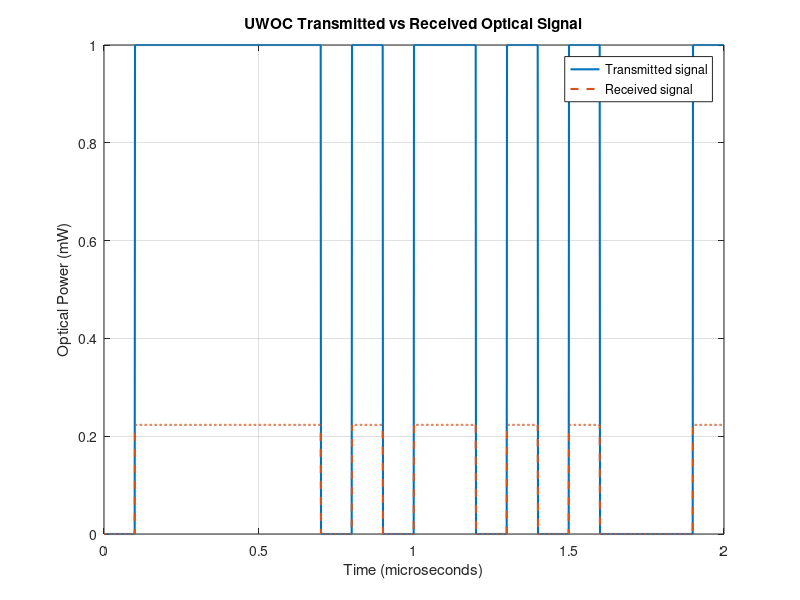
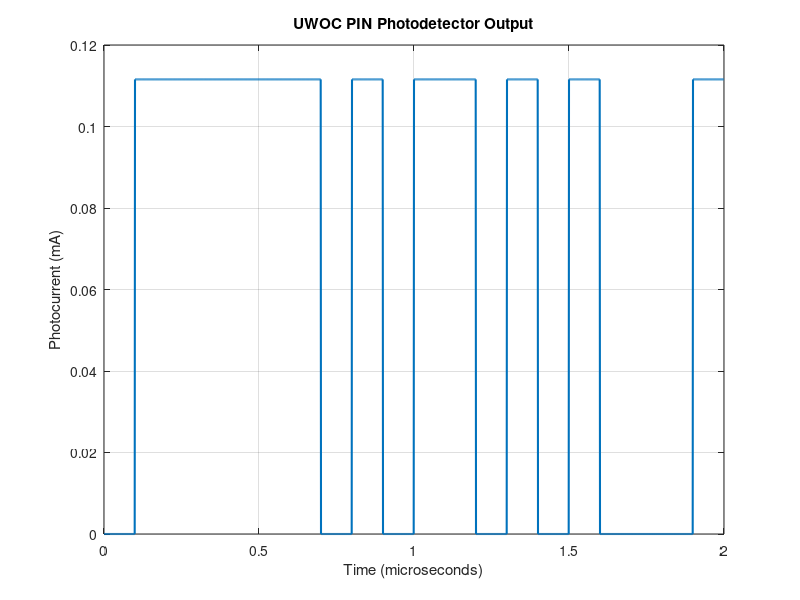
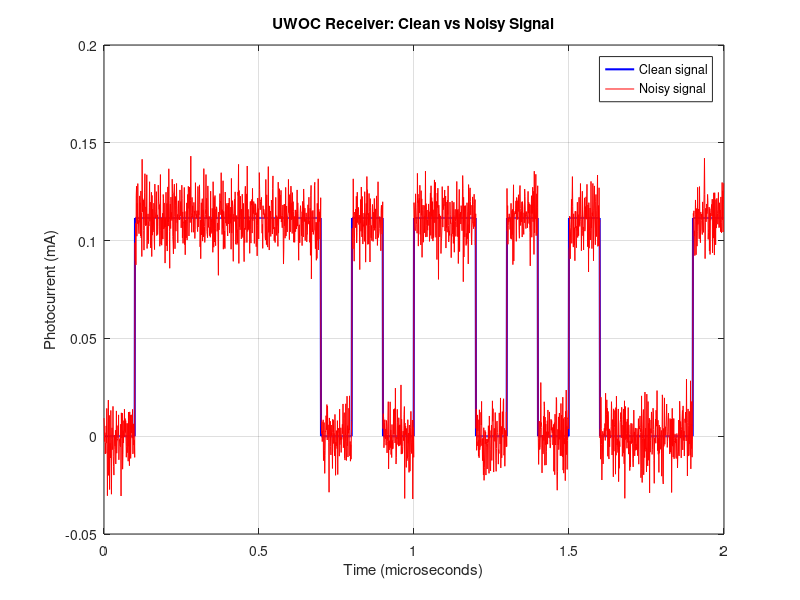

MATLAB code for these plots, in order:

clc;
clear;
close all;

% STEP 1: Generate binary data
N = 20;
bits = randi([0 1], 1, N);

disp('Transmitted binary data:');
disp(bits);

% STEP 2: Create OOK optical power signal
Rb = 10e6;
Tb = 1/Rb;
samplesPerBit = 100;

P1 = 1e-3;    % Optical power for bit 1: 1 mW
P0 = 0;       % Optical power for bit 0: 0 mW

opticalPower = repelem( ...
    P0 + (P1-P0)*bits, samplesPerBit);

time = (0:length(opticalPower)-1) ...
    * Tb/samplesPerBit;

% STEP 3: Underwater channel parameters
distance = 5;              % Distance in metres
c = 0.30;                   % Attenuation coefficient (1/m)

% Calculate water attenuation
loss_dB = 4.343*c*distance;

% Calculate received optical power
receivedPower = opticalPower * 10^(-loss_dB/10);

% STEP 4: Plot transmitted and received signals
figure;

plot(time*1e6, opticalPower*1e3, ...
    'LineWidth', 1.5);
hold on;

plot(time*1e6, receivedPower*1e3, ...
    '--', 'LineWidth', 1.5);

xlabel('Time (microseconds)');
ylabel('Optical Power (mW)');
title('UWOC Transmitted vs Received Optical Signal');

legend('Transmitted signal', 'Received signal');
grid on;
hold off;

% Display results
fprintf('Distance: %.1f m\n', distance);
fprintf('Attenuation coefficient: %.2f 1/m\n', c);
fprintf('Water attenuation: %.3f dB\n', loss_dB);
fprintf('Received ON power: %.4f mW\n', P1*10^(-loss_dB/10)*1e3);


% STEP 4: PIN photodetector model

responsivity = 0.5;  % Responsivity in A/W

% Convert received optical power to electrical current
photocurrent = responsivity * receivedPower;

% Display received current for an ON bit
received_on_power = P1 * 10^(-loss_dB/10);
received_on_current = responsivity * received_on_power;

fprintf('Photodetector responsivity: %.2f A/W\n', responsivity);
fprintf('Received ON current: %.6f mA\n', received_on_current*1e3);

% Plot photodetector output
figure;
plot(time*1e6, photocurrent*1e3, 'LineWidth', 1.5);

xlabel('Time (microseconds)');
ylabel('Photocurrent (mA)');
title('UWOC PIN Photodetector Output');
grid on;


% STEP 5: Add receiver noise

noiseStd = 1e-5;  % Illustrative noise standard deviation in amperes

noise = noiseStd * randn(size(photocurrent));

noisyCurrent = photocurrent + noise;

% Plot clean and noisy photocurrent
figure;

plot(time*1e6, photocurrent*1e3, 'b', ...
    'LineWidth', 1.5);
hold on;

plot(time*1e6, noisyCurrent*1e3, 'r');

xlabel('Time (microseconds)');
ylabel('Photocurrent (mA)');
title('UWOC Receiver: Clean vs Noisy Signal');

legend('Clean signal', 'Noisy signal');
grid on;
hold off;


% STEP 6: Detect received bits and calculate BER

% Sample at the middle of each bit
sampleIndex = round(samplesPerBit/2):samplesPerBit:length(noisyCurrent);
sampledCurrent = noisyCurrent(sampleIndex);

% Decision threshold: halfway between OFF and ON currents
threshold = responsivity * received_on_power / 2;

% Detect bits
receivedBits = sampledCurrent > threshold;

% Compare transmitted and received bits
errors = sum(bits ~= receivedBits);
BER = errors / N;

% Display results
disp('Transmitted bits:');
disp(bits);

disp('Received bits:');
disp(double(receivedBits));

fprintf('Number of bit errors: %d\n', errors);
fprintf('Total number of bits: %d\n', N);
fprintf('Bit Error Rate (BER): %.4f\n', BER);
